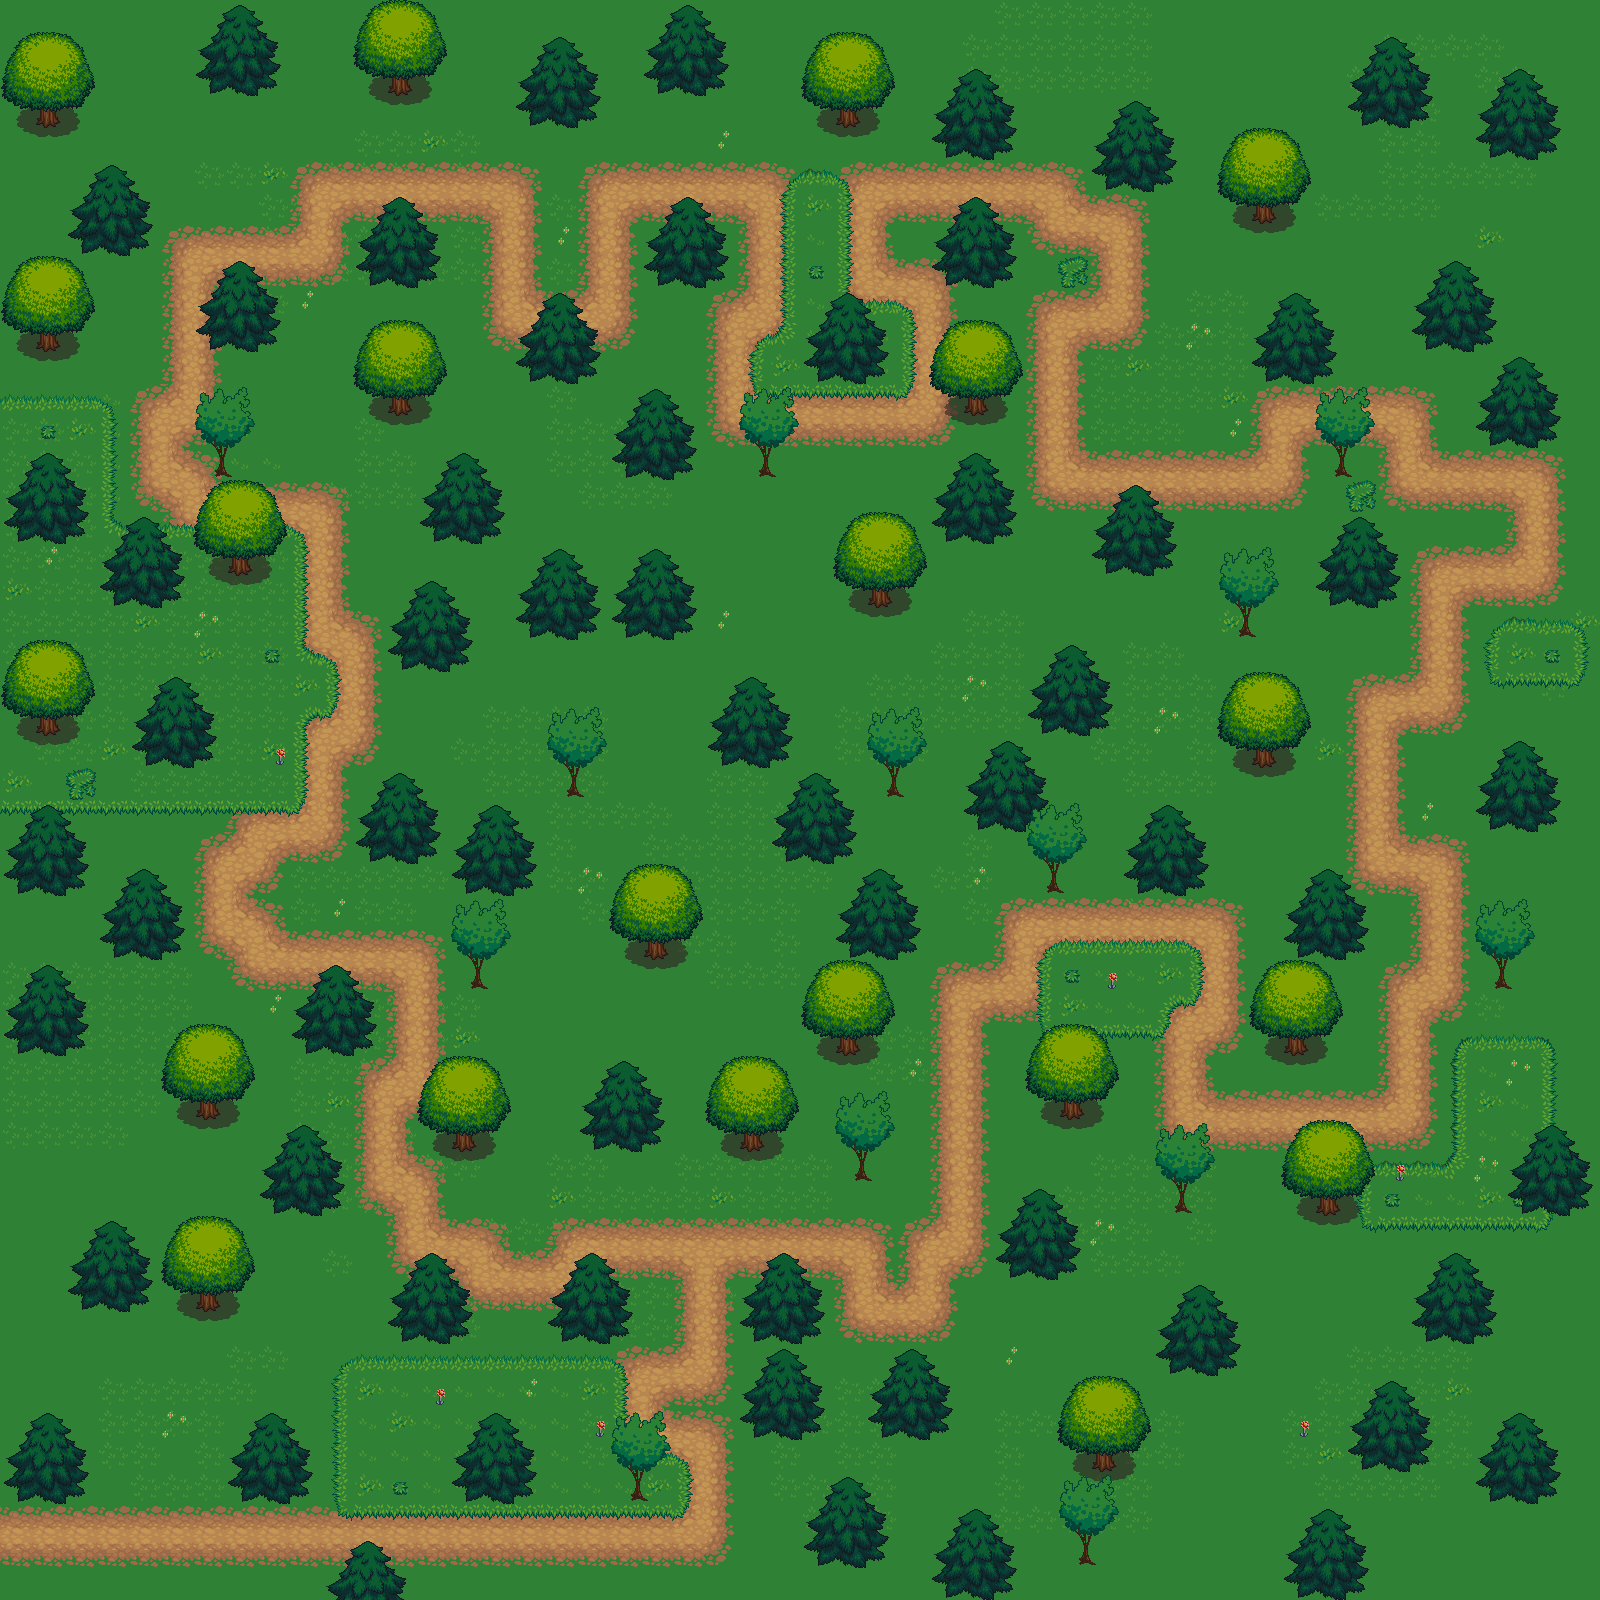

The image is a tile-based game level rendered from a .tmx file. Its description and source (layers, tilesets, objects; grid data summarised) follow:
An orthogonal 50x50 tile map with 32x32 px tiles, 4 tile layers (Tile Layer 1, Tile Layer 2, Tile Layer 3, Tile Layer 4), 3 tilesets.

<map version="1.0" orientation="orthogonal" width="50" height="50" tilewidth="32" tileheight="32">
 <properties>
  <property name="Nom" value="Clairiere" />
 </properties>
 <tileset firstgid="1" source="base_out_atlas.tsx" />
 <tileset firstgid="1025" source="terrain_atlas.tsx" />
 <tileset firstgid="2049" source="hyptosis_tile-art-batch-3.tsx" />
 <layer name="Tile Layer 1" width="50" height="50">
  <data>[2500 cells, 2500 non-empty, 4 distinct tile ids]</data>
 </layer>
 <layer name="Tile Layer 2" width="50" height="50">
  <data>[2500 cells, 670 non-empty, 34 distinct tile ids]</data>
 </layer>
 <layer name="Tile Layer 3" width="50" height="50">
  <data>[2500 cells, 667 non-empty, 34 distinct tile ids]</data>
 </layer>
 <layer name="Tile Layer 4" width="50" height="50">
  <data>[2500 cells, 430 non-empty, 16 distinct tile ids]</data>
 </layer>
</map>
